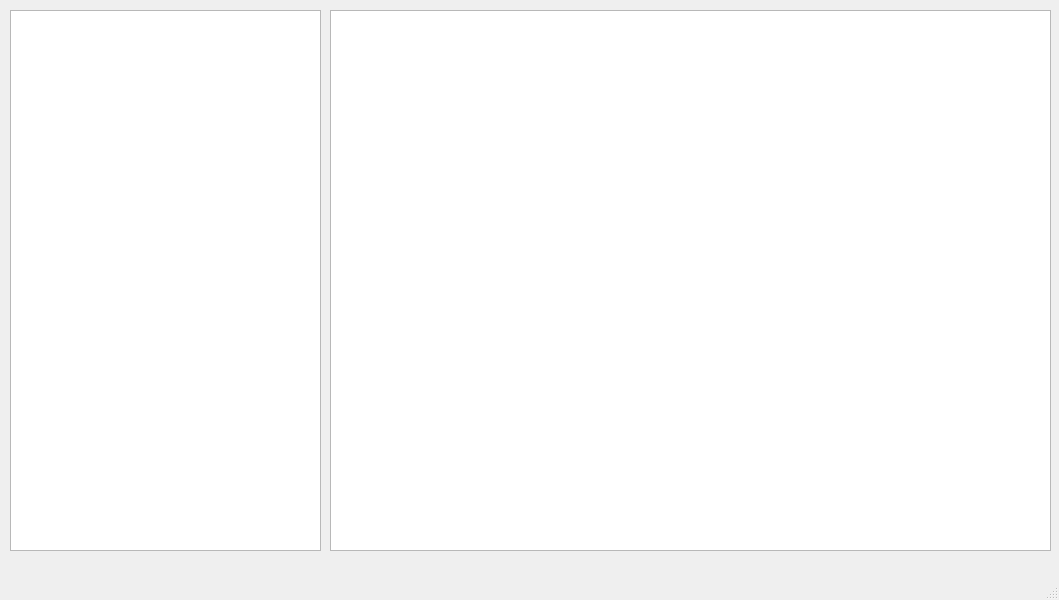
<?xml version="1.0" encoding="UTF-8"?>
<ui version="4.0">
 <class>MainWindow</class>
 <widget class="QMainWindow" name="MainWindow">
  <property name="geometry">
   <rect>
    <x>0</x>
    <y>0</y>
    <width>1059</width>
    <height>600</height>
   </rect>
  </property>
  <property name="windowTitle">
   <string>MainWindow</string>
  </property>
  <widget class="QWidget" name="centralwidget">
   <widget class="QListView" name="lvFiles">
    <property name="geometry">
     <rect>
      <x>10</x>
      <y>10</y>
      <width>311</width>
      <height>541</height>
     </rect>
    </property>
   </widget>
   <widget class="QTextEdit" name="teManOutput">
    <property name="geometry">
     <rect>
      <x>330</x>
      <y>10</y>
      <width>721</width>
      <height>541</height>
     </rect>
    </property>
   </widget>
  </widget>
  <widget class="QMenuBar" name="menubar">
   <property name="geometry">
    <rect>
     <x>0</x>
     <y>0</y>
     <width>1059</width>
     <height>25</height>
    </rect>
   </property>
  </widget>
  <widget class="QStatusBar" name="statusbar"/>
 </widget>
 <resources/>
 <connections/>
</ui>
